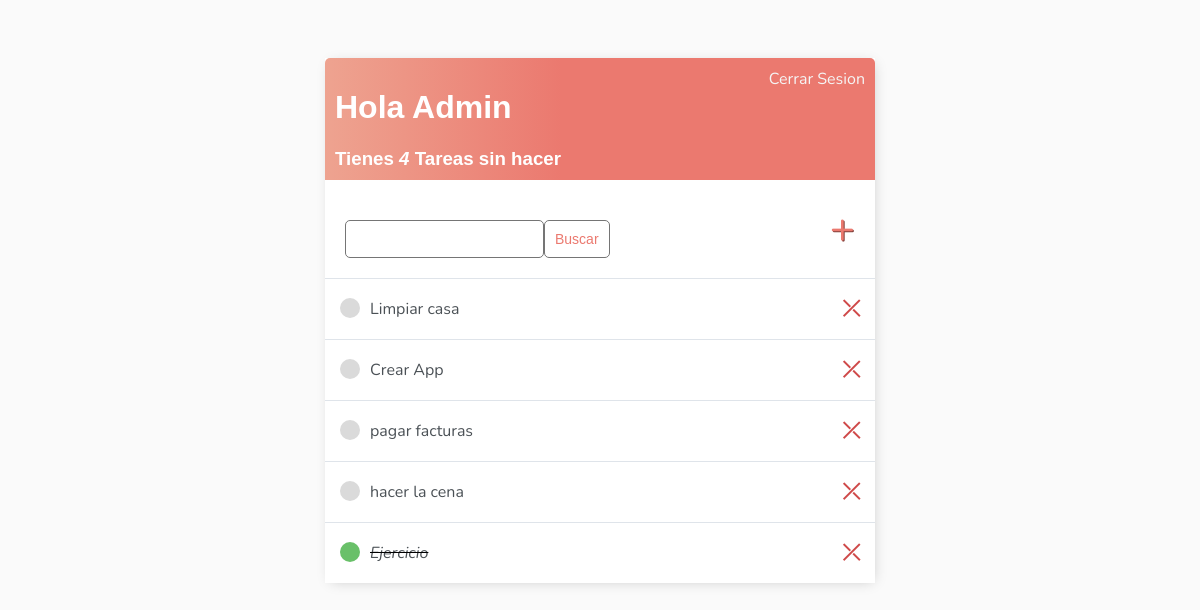
The app's page / (signed in), older data.
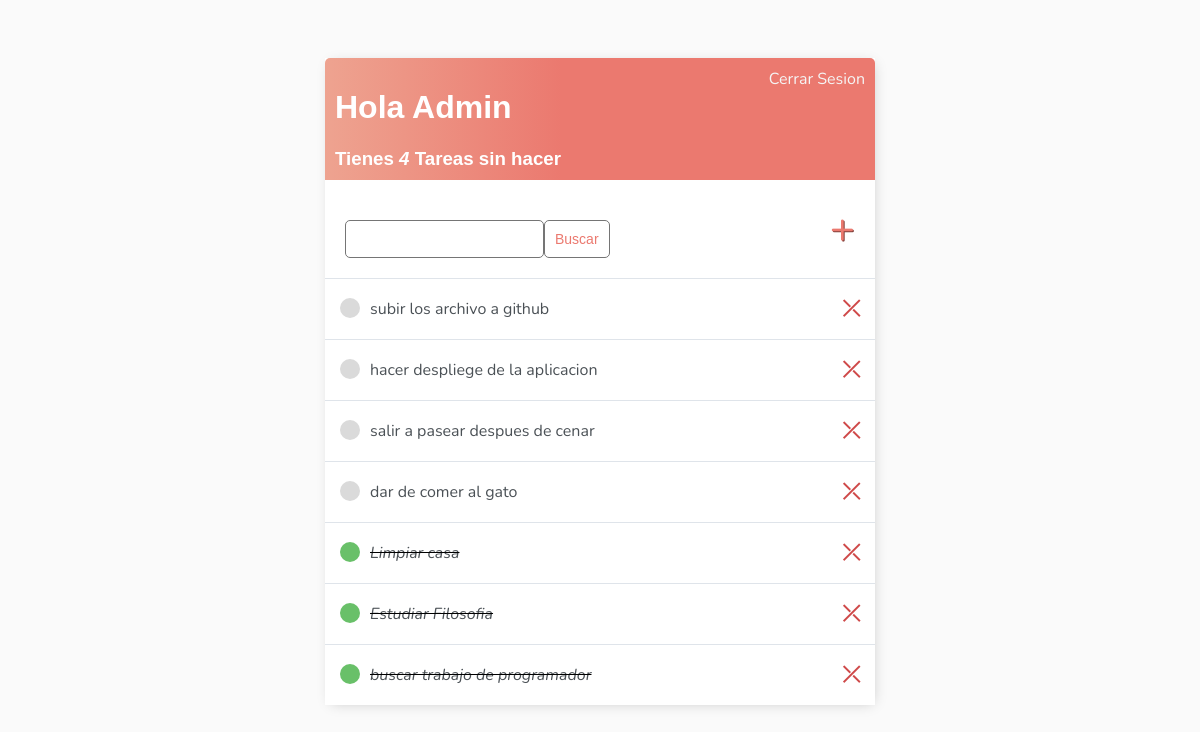
The same page, newer data.
### TodoApp/models.py (models this page shows)
class Tarea(models.Model):
    usuario = models.ForeignKey(User, on_delete=models.CASCADE, null=True, blank=True)
    titulo = models.CharField(max_length=200, null=True, blank=True)
    descripcion = models.TextField(null=True, blank=True)
    completado = models.BooleanField(default=False)
    created = models.DateTimeField(auto_now_add=True)
    def __str__(self):
        return self.titulo
    class Meta:
        ordering = ["completado"]

### TodoApp/views.py (the view)
# urls.py: path('', ListaTareas.as_view(), name='tareas'),
class ListaTareas(LoginRequiredMixin, ListView):
    model = Tarea
    context_object_name = "tareas"
    template_name = 'TodoApp/lista_tareas.html'
    def get_context_data(self, **kwargs):
        context = super().get_context_data(**kwargs)
        context['tareas'] = context['tareas'].filter(usuario=self.request.user)
        context['count'] = context['tareas'].filter(completado=False).count()
        buscador = self.request.GET.get('buscador')
        if buscador:
            context['tareas'] = context['tareas'].filter(
                titulo__istartswith=buscador)
        context['buscador'] = buscador
        return context

### TodoApp/templates/TodoApp/lista_tareas.html (shortened to what this page needs)
{% extends 'TodoApp/base.html' %}
{% block content %}
    <div class="header-bar">
        <div>
            <h1>Hola {{ request.user | title }}</h1>
            <h3 style="margin: 0;">Tienes <i>{{ count }}</i> Tarea{{ count | pluralize:"s" }} sin hacer</h3>
        </div>
        {% if request.user.is_authenticated %}
            <a href="{% url 'logout' %}">Cerrar Sesion</a>
        {% else %}
            <a href="{% url 'login' %}">Iniciar Sesion</a>
        {% endif %}
    </div>
    <div id="buscador">
        <form class="form-buscador" method="GET">
            <input type="text" name="buscador" value="">
            <input class="button" type="submit" value="Buscar">
        </form>
        <a id="link-crear" href="{% url 'crear-tarea' %}">&#x2b;</a>
    </div>
    <div class="elementos">
        {% for tarea in tareas %}
        <div class="tareas">
            {% if tarea.completado %}
            <div class="tarea-titulo">
                <div class="tarea-completada"></div>
                <i><s><a href="{% url 'editar-tarea' tarea.id %}">{{ tarea }}</a></s></i>
            </div>
                <a class="link-eliminar" href="{% url 'eliminar-tarea' tarea.id %}">&#10539;</a>
            {% else %}
            <div class="tarea-titulo">
                <div class="tarea-incompleta"></div>
                    <a href="{% url 'editar-tarea' tarea.id %}">{{ tarea }}</a>
            </div>
                <a class="link-eliminar" href="{% url 'eliminar-tarea' tarea.id %}">&#10539;</a>
            {% endif %}
        </div>
        {% empty %}
        <h3>No hay elementos en la lista</h3>
        {% endfor %}
    </div>
{% endblock %}

### TodoApp/templates/TodoApp/base.html (shortened to what this page needs)
<!DOCTYPE html>
<html lang="en">
<head>
    {% load static %}
    <link rel="stylesheet" type="text/css" href="{% static 'css/estilos.css' %}">
</head>
<body>
    <div class="container">
        {% block content %}
        {% endblock %}
    </div>
</body>
</html>

### TodoApp/static/css/estilos.css (style rules this page uses)
body { background-color: #FAFAFA; font-family: 'Nunito', sans-serif; padding-top: 50px; }
.container { background-color: #fff; max-width: 550px; margin: auto; -webkit-box-shadow: 2px 2px 13px -4px rgba(0, 0, 0, 0.21); box-shadow: 2px 2px 13px -4px rgba(0, 0, 0, 0.21); }
h1, h2, h3, h4 { font-family: 'Raleway', sans-serif; }
a, p { color: #4b5156 }
input { outline: none; border: none; }
.header-bar { display: flex; justify-content: space-between; color: #fff; padding: 10px; border-radius: 5px 5px 0 0; background: linear-gradient(90deg, #EEA390 0%, #EB796F 43%, #EB796F 100%); }
.header-bar a { color: whitesmoke; text-decoration: none; }
.tareas { display: flex; align-items: center; justify-content: space-between; padding: 10px 15px; background-color: #fff; border-top: 1px solid #dfe4ea; }
.tarea-titulo { display: flex; }
.tarea-titulo a { text-decoration: none; color: #4b5156; margin-left: 10px; }
.tarea-completada { height: 20px; width: 20px; background-color: rgb(105, 192, 105); border-radius: 50%; }
.tarea-incompleta { height: 20px; width: 20px; background-color: rgb(218, 218, 218); border-radius: 50%; }
.link-eliminar { text-decoration: none; font-weight: 900; color: #cf4949; font-size: 22px; line-height: 0; padding: 20px 0px; }
.form-buscador { display: flex; margin-top: 20px; }
#link-crear { color: #EB796F; text-decoration: none; font-size: 42px; text-shadow: 1px 1px #81413b; }
#buscador { display: flex; justify-content: space-between; align-items: center; padding: 20px; }
input[type=text], input[type=password], textarea { border: 1px solid #757575; border-radius: 5px; padding: 10px; width: 90%; }
::placeholder { font-weight: 300; opacity: 0.5; }
.button { border: 1px solid #757575; background-color: #FFF; color: #EB796F; padding: 10px; font-size: 14px; border-radius: 5px; cursor: pointer; text-decoration: none; }

Row changes from the older to the newer data that the page shows:
removed Tarea: titulo "Crear App"
removed Tarea: titulo "pagar facturas"
removed Tarea: titulo "hacer la cena"
removed Tarea: titulo "Ejercicio"
added Tarea: titulo "subir los archivo a github"
added Tarea: titulo "hacer despliege de la aplicacion"
added Tarea: titulo "salir a pasear despues de cenar"
added Tarea: titulo "dar de comer al gato"
changed Tarea "Limpiar casa": completado False → True (drawn)
added Tarea: titulo "Estudiar Filosofia"
added Tarea: titulo "buscar trabajo de programador"
